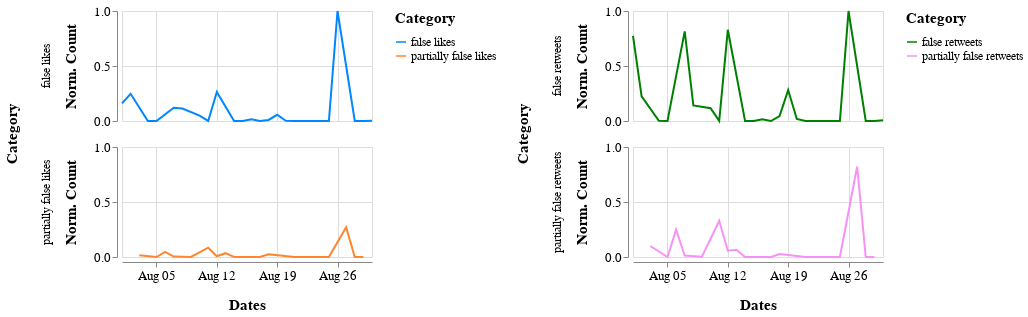

The code cell stored with this chart in its notebook:
### Markdown cell above
## August 2020

### Code cell
alt.hconcat(c1_aug, c2_aug).resolve_scale(color='independent').configure_axis(
    labelFontSize=13,
    titleFontSize=15,
    titlePadding=15
).configure_legend(
    titleFontSize=15,
    titlePadding= 10,
    labelFontSize=12
).configure_header(
    titleFontSize=15,
    labelFontSize=12
)

### Figure 1 — Vega-Lite specification as saved in the notebook (floating-point values rounded to 4 significant figures)
{"config": {"view": {"continuousWidth": 400, "continuousHeight": 300}, "axis": {"labelFontSize": 13, "titleFontSize": 15, "titlePadding": 15}, "header": {"labelFontSize": 12, "titleFontSize": 15}, "legend": {"labelFontSize": 12, "titleFontSize": 15, "titlePadding": 10}}, "hconcat": [{"data": {"name": "data-1b9f15aa13e1b0d28acf2b6bfde01d8d"}, "mark": "line", "encoding": {"color": {"type": "nominal", "field": "Category", "scale": {"range": ["#0087FF", "#FF862E"]}}, "row": {"type": "nominal", "field": "Category"}, "x": {"type": "temporal", "field": "Dates", "timeUnit": "monthdate", "title": "Dates"}, "y": {"type": "quantitative", "field": "Likes", "title": "Norm. Count"}}, "height": 110, "width": 250}, {"data": {"name": "data-922ffb7362d9024e797552163b891ac7"}, "mark": "line", "encoding": {"color": {"type": "nominal", "field": "Category", "scale": {"range": ["#008000", "#F791F5"]}}, "row": {"type": "nominal", "field": "Category"}, "x": {"type": "temporal", "field": "Dates", "timeUnit": "monthdate", "title": "Dates"}, "y": {"type": "quantitative", "field": "Retweets", "title": "Norm. Count"}}, "height": 110, "width": 250}], "resolve": {"scale": {"color": "independent"}}, "$schema": "https://vega.github.io/schema/vega-lite/v4.8.1.json", "datasets": {"data-1b9f15aa13e1b0d28acf2b6bfde01d8d": [{"Dates": "2020-08-07T00:00:00", "Likes": 0.004342, "Category": "partially false likes"}, {"Dates": "2020-08-11T00:00:00", "Likes": 0.08468, "Category": "partially false likes"}, {"Dates": "2020-08-12T00:00:00", "Likes": 0.006867, "Category": "partially false likes"}, {"Dates": "2020-08-13T00:00:00", "Likes": 0.03458, "Category": "partially false likes"}, {"Dates": "2020-08-06T00:00:00", "Likes": 0.04613, "Category": "partially false likes"}, {"Dates": "2020-08-07T00:00:00", "Likes": 0.12, "Category": "false likes"}, {"Dates": "2020-08-08T00:00:00", "Likes": 0.1131, "Category": "false likes"}, {"Dates": "2020-08-11T00:00:00", "Likes": 0.0002771, "Category": "false likes"}, {"Dates": "2020-08-12T00:00:00", "Likes": 0.2635, "Category": "false likes"}, {"Dates": "2020-08-15T00:00:00", "Likes": 6.159e-05, "Category": "false likes"}, {"Dates": "2020-08-09T00:00:00", "Likes": 0.0004927, "Category": "partially false likes"}, {"Dates": "2020-08-10T00:00:00", "Likes": 0.04865, "Category": "false likes"}, {"Dates": "2020-08-26T00:00:00", "Likes": 1.0, "Category": "false likes"}, {"Dates": "2020-08-01T00:00:00", "Likes": 0.1599, "Category": "false likes"}, {"Dates": "2020-08-02T00:00:00", "Likes": 0.2474, "Category": "false likes"}, {"Dates": "2020-08-03T00:00:00", "Likes": 0.01527, "Category": "partially false likes"}, {"Dates": "2020-08-04T00:00:00", "Likes": 0.0002156, "Category": "false likes"}, {"Dates": "2020-08-27T00:00:00", "Likes": 0.2713, "Category": "partially false likes"}, {"Dates": "2020-08-30T00:00:00", "Likes": 0.001139, "Category": "false likes"}, {"Dates": "2020-08-18T00:00:00", "Likes": 0.02445, "Category": "partially false likes"}, {"Dates": "2020-08-18T00:00:00", "Likes": 0.009792, "Category": "false likes"}, {"Dates": "2020-08-20T00:00:00", "Likes": 0.002402, "Category": "false likes"}, {"Dates": "2020-08-16T00:00:00", "Likes": 0.01678, "Category": "false likes"}, {"Dates": "2020-08-19T00:00:00", "Likes": 0.05666, "Category": "false likes"}, {"Dates": "2020-08-05T00:00:00", "Likes": 0.0, "Category": "false likes"}, {"Dates": "2020-08-05T00:00:00", "Likes": 0.0, "Category": "partially false likes"}, {"Dates": "2020-08-14T00:00:00", "Likes": 0.0, "Category": "false likes"}, {"Dates": "2020-08-14T00:00:00", "Likes": 0.0, "Category": "partially false likes"}, {"Dates": "2020-08-17T00:00:00", "Likes": 0.0, "Category": "false likes"}, {"Dates": "2020-08-17T00:00:00", "Likes": 0.0, "Category": "partially false likes"}, {"Dates": "2020-08-21T00:00:00", "Likes": 0.0, "Category": "false likes"}, {"Dates": "2020-08-21T00:00:00", "Likes": 0.0, "Category": "partially false likes"}, {"Dates": "2020-08-22T00:00:00", "Likes": 0.0, "Category": "false likes"}, {"Dates": "2020-08-22T00:00:00", "Likes": 0.0, "Category": "partially false likes"}, {"Dates": "2020-08-23T00:00:00", "Likes": 0.0, "Category": "false likes"}, {"Dates": "2020-08-23T00:00:00", "Likes": 0.0, "Category": "partially false likes"}, {"Dates": "2020-08-24T00:00:00", "Likes": 0.0, "Category": "false likes"}, {"Dates": "2020-08-24T00:00:00", "Likes": 0.0, "Category": "partially false likes"}, {"Dates": "2020-08-25T00:00:00", "Likes": 0.0, "Category": "false likes"}, {"Dates": "2020-08-25T00:00:00", "Likes": 0.0, "Category": "partially false likes"}, {"Dates": "2020-08-28T00:00:00", "Likes": 0.0, "Category": "false likes"}, {"Dates": "2020-08-28T00:00:00", "Likes": 0.0, "Category": "partially false likes"}, {"Dates": "2020-08-29T00:00:00", "Likes": 0.0, "Category": "false likes"}, {"Dates": "2020-08-29T00:00:00", "Likes": 0.0, "Category": "partially false likes"}], "data-922ffb7362d9024e797552163b891ac7": [{"Dates": "2020-08-07T00:00:00", "Retweets": 0.01313, "Category": "partially false retweets"}, {"Dates": "2020-08-11T00:00:00", "Retweets": 0.3292, "Category": "partially false retweets"}, {"Dates": "2020-08-12T00:00:00", "Retweets": 0.05732, "Category": "partially false retweets"}, {"Dates": "2020-08-13T00:00:00", "Retweets": 0.06532, "Category": "partially false retweets"}, {"Dates": "2020-08-06T00:00:00", "Retweets": 0.2482, "Category": "partially false retweets"}, {"Dates": "2020-08-07T00:00:00", "Retweets": 0.8149, "Category": "false retweets"}, {"Dates": "2020-08-08T00:00:00", "Retweets": 0.1419, "Category": "false retweets"}, {"Dates": "2020-08-11T00:00:00", "Retweets": 0.001281, "Category": "false retweets"}, {"Dates": "2020-08-12T00:00:00", "Retweets": 0.829, "Category": "false retweets"}, {"Dates": "2020-08-15T00:00:00", "Retweets": 0.0003202, "Category": "false retweets"}, {"Dates": "2020-08-09T00:00:00", "Retweets": 0.002241, "Category": "partially false retweets"}, {"Dates": "2020-08-10T00:00:00", "Retweets": 0.1166, "Category": "false retweets"}, {"Dates": "2020-08-26T00:00:00", "Retweets": 1.0, "Category": "false retweets"}, {"Dates": "2020-08-01T00:00:00", "Retweets": 0.773, "Category": "false retweets"}, {"Dates": "2020-08-02T00:00:00", "Retweets": 0.2238, "Category": "false retweets"}, {"Dates": "2020-08-03T00:00:00", "Retweets": 0.0999, "Category": "partially false retweets"}, {"Dates": "2020-08-04T00:00:00", "Retweets": 0.001601, "Category": "false retweets"}, {"Dates": "2020-08-27T00:00:00", "Retweets": 0.8229, "Category": "partially false retweets"}, {"Dates": "2020-08-30T00:00:00", "Retweets": 0.007685, "Category": "false retweets"}, {"Dates": "2020-08-18T00:00:00", "Retweets": 0.02786, "Category": "partially false retweets"}, {"Dates": "2020-08-18T00:00:00", "Retweets": 0.04451, "Category": "false retweets"}, {"Dates": "2020-08-20T00:00:00", "Retweets": 0.01889, "Category": "false retweets"}, {"Dates": "2020-08-16T00:00:00", "Retweets": 0.01537, "Category": "false retweets"}, {"Dates": "2020-08-19T00:00:00", "Retweets": 0.2811, "Category": "false retweets"}, {"Dates": "2020-08-05T00:00:00", "Retweets": 0.0, "Category": "false retweets"}, {"Dates": "2020-08-05T00:00:00", "Retweets": 0.0, "Category": "partially false retweets"}, {"Dates": "2020-08-14T00:00:00", "Retweets": 0.0, "Category": "false retweets"}, {"Dates": "2020-08-14T00:00:00", "Retweets": 0.0, "Category": "partially false retweets"}, {"Dates": "2020-08-17T00:00:00", "Retweets": 0.0, "Category": "false retweets"}, {"Dates": "2020-08-17T00:00:00", "Retweets": 0.0, "Category": "partially false retweets"}, {"Dates": "2020-08-21T00:00:00", "Retweets": 0.0, "Category": "false retweets"}, {"Dates": "2020-08-21T00:00:00", "Retweets": 0.0, "Category": "partially false retweets"}, {"Dates": "2020-08-22T00:00:00", "Retweets": 0.0, "Category": "false retweets"}, {"Dates": "2020-08-22T00:00:00", "Retweets": 0.0, "Category": "partially false retweets"}, {"Dates": "2020-08-23T00:00:00", "Retweets": 0.0, "Category": "false retweets"}, {"Dates": "2020-08-23T00:00:00", "Retweets": 0.0, "Category": "partially false retweets"}, {"Dates": "2020-08-24T00:00:00", "Retweets": 0.0, "Category": "false retweets"}, {"Dates": "2020-08-24T00:00:00", "Retweets": 0.0, "Category": "partially false retweets"}, {"Dates": "2020-08-25T00:00:00", "Retweets": 0.0, "Category": "false retweets"}, {"Dates": "2020-08-25T00:00:00", "Retweets": 0.0, "Category": "partially false retweets"}, {"Dates": "2020-08-28T00:00:00", "Retweets": 0.0, "Category": "false retweets"}, {"Dates": "2020-08-28T00:00:00", "Retweets": 0.0, "Category": "partially false retweets"}, {"Dates": "2020-08-29T00:00:00", "Retweets": 0.0, "Category": "false retweets"}, {"Dates": "2020-08-29T00:00:00", "Retweets": 0.0, "Category": "partially false retweets"}]}}
